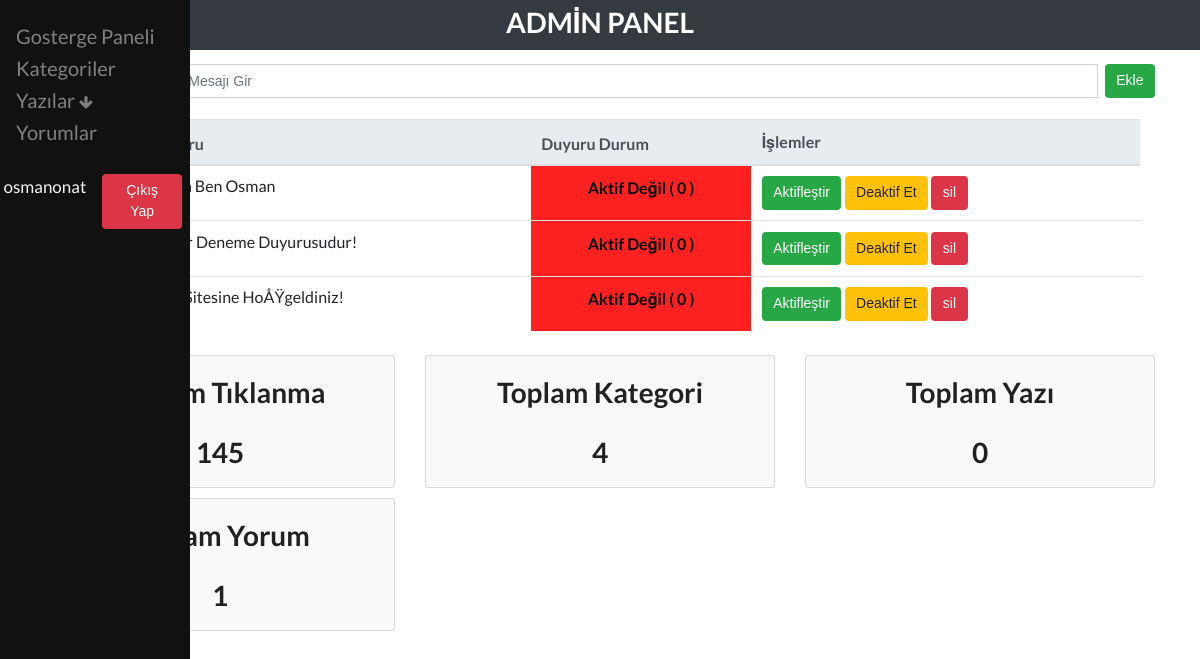
Screenshot of /admin/gosterge_paneli.php (signed in) with the database file from the repository.
### tables this page shows
CREATE TABLE IF NOT EXISTS `duyurular` (
  `id` int(11) NOT NULL AUTO_INCREMENT,
  `duyuru` text NOT NULL,
  `duyuru_durum` int(11) NOT NULL,
  PRIMARY KEY (`id`)
);

### admin/gosterge_paneli.php (the view, shortened to what this page needs)
<?php
include("header.php");
?>
<div class="container ml-3">
    <div class="row">
        <div class="col-md-12">
            <form action="<?= $_SERVER['PHP_SELF'] ?>" method="post">
                <div class="input-group mb-3 mt-3">
                    <div class="input-group-prepend">
                        <span class="input-group-text" id="basic-addon1">Duyuru</span>
                    </div>
                    <input type="text" class="form-control" name="duyurumesaj" placeholder="Duyuru Mesajı Gir">
                    <input type="submit" class="btn btn-success ml-2" name="duyurubutton" value="Ekle">
                </div>
            </form>
        </div>
    </div>
    <div class="col-md-12 mt-2">
        <table class="table">
            <thead class="thead-light">
                <tr>
                    <th scope="col">ID</th>
                    <th scope="col">Duyuru</th>
                    <th scope="col">Duyuru Durum</th>
                    <th scope="col">İşlemler</th>
                </tr>
            </thead>
            <tbody>
                <?php
                $duyuruListele = "SELECT * FROM duyurular";
                foreach ($connection->query($duyuruListele) as $listele) : ?>
                    <tr>
                        <th scope="row"><?php echo $listele['id'] ?></th>
                        <td><?php echo $listele['duyuru'] ?></td>
                        <?php
                        if ($listele['duyuru_durum'] == 1) {
                            echo ' <td style="background-color:green; color:whitesmoke; font-weight: 700; text-align:center;"> Aktif ( ' . $listele['duyuru_durum'] . ' )</td>';
                        } else {
                            echo '<td style="background-color:#ff2020; color:black; font-weight: 700; text-align:center;"> Aktif Değil ( ' . $listele['duyuru_durum'] . ' )</td>';
                        }
                        ?>
                        <td>
                            <a href="getprocess.php?duyuru_aktif_id=<?= $listele['id'] ?>">
                                <input type="submit" class="btn btn-success" name="aktif" value="Aktifleştir">
                            </a>
                            <a href="getprocess.php?duyuru_deaktif_id=<?= $listele['id'] ?>">
                                <input type="submit" class="btn btn-warning" name="deaktif" value="Deaktif Et">
                            </a>
                            <a href="getprocess.php?duyuru_id=<?= $listele['id'] ?>">
                                <input type="submit" class="btn btn-danger" name="sil" value="sil">
                            </a>
                        </td>
                    </tr>
                <?php endforeach; ?>
            </tbody>
        </table>
    </div>
</div>
<?php
$toplamKategori = $connection->prepare("SELECT COUNT(*) as `toplamkategori` FROM kategoriler");
$toplamKategori->execute();
$toplamKategoriData = $toplamKategori->fetch(PDO::FETCH_ASSOC);
$toplamYazilar = $connection->prepare("SELECT COUNT(*) as `toplamyazilar` FROM yazilar");
$toplamYazilar->execute();
$toplamYazilarData = $toplamYazilar->fetch(PDO::FETCH_ASSOC);
$toplamYorum = $connection->prepare("SELECT COUNT(*) as `toplamyorumlar` FROM yorumlar");
$toplamYorum->execute();
$toplamYorumData = $toplamYorum->fetch(PDO::FETCH_ASSOC);
?>
<div class="container">
    <div class="row">
        <div class="col-md-4">
            <div class="card bg-light">
                <div class="card-body text-center">
                    <h1>
                        Toplam Tıklanma
                    </h1>
                    <h1>
                        <?= "145"?>
                    </h1>
                </div>
            </div>
        </div>
        <div class="col-md-4">
            <div class="card bg-light">
                <div class="card-body text-center">
                    <h1>
                        Toplam Kategori
                    </h1>
                    <h1>
                        <?= $toplamKategoriData['toplamkategori']; ?>
                    </h1>
                </div>
            </div>
        </div>
        <div class="col-md-4">
            <div class="card bg-light">
                <div class="card-body text-center">
                    <h1>
                        Toplam Yazı
                    </h1>
                    <h1>
                        <?= $toplamYazilarData['toplamyazilar']?>
                    </h1>
                </div>
            </div>
        </div>
    </div>
</div>
<div class="container">
    <div class="row">
        <div class="col-md-4">
            <div class="card bg-light">
                <div class="card-body text-center">
                    <h1>
                        Toplam Yorum
                    </h1>
                    <h1>
                        <?= $toplamYorumData['toplamyorumlar']?>
                    </h1>
                </div>
            </div>
        </div>
    </div>
</div>
<?php
include("footer.php");
?>

### admin/assets/css/style.css (style rules this page uses)
* { margin: 0; padding: 0; list-style-type: none; }
.container .row .card { margin-top: 10px; }

### rows the page displays
duyurular: duyuru "Selam Ben Osman", duyuru_durum "0"
duyurular: duyuru "Bu Bir Deneme Duyurusudur!", duyuru_durum "0"
duyurular: duyuru "Blog Sitesine HoÅŸgeldiniz!", duyuru_durum "0"

### other values shown
$_SESSION['adminName'] "osmanonat"
$toplamKategoriData['toplamkategori'] "4"
$toplamYazilarData['toplamyazilar'] "0"
$toplamYorumData['toplamyorumlar'] "1"
